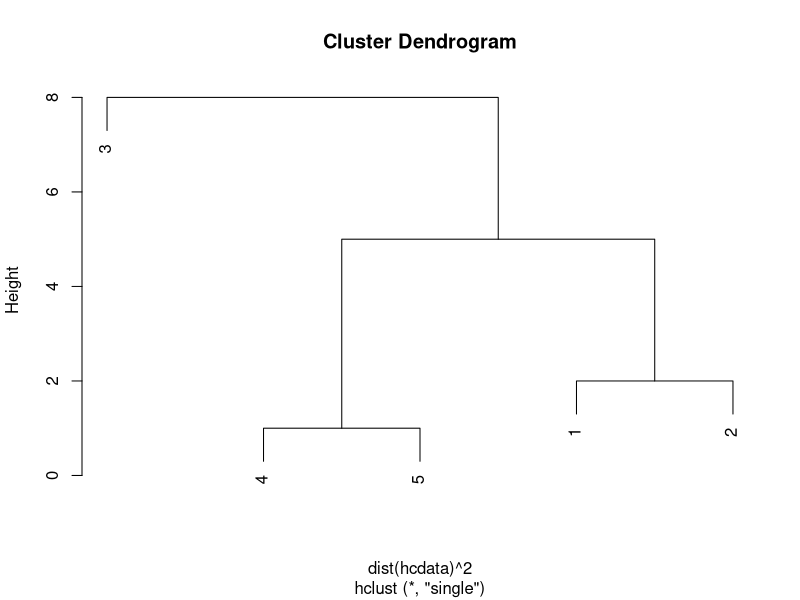
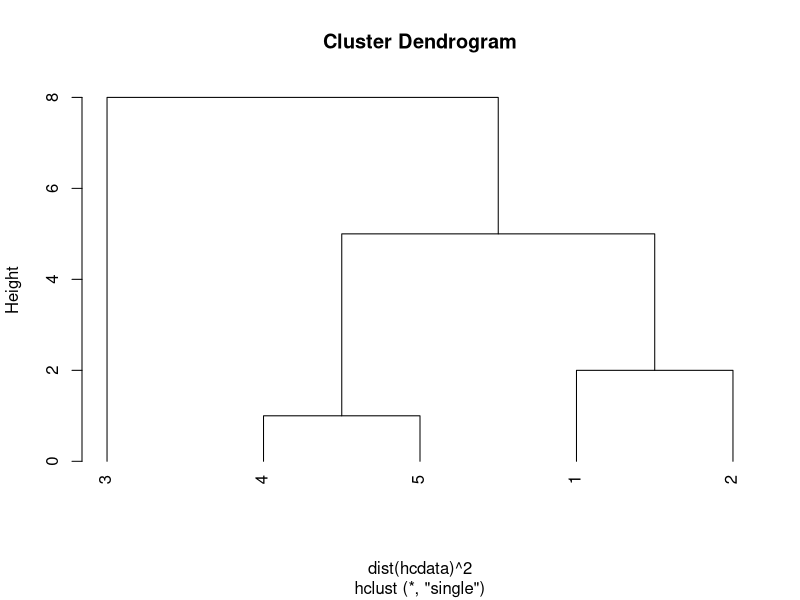
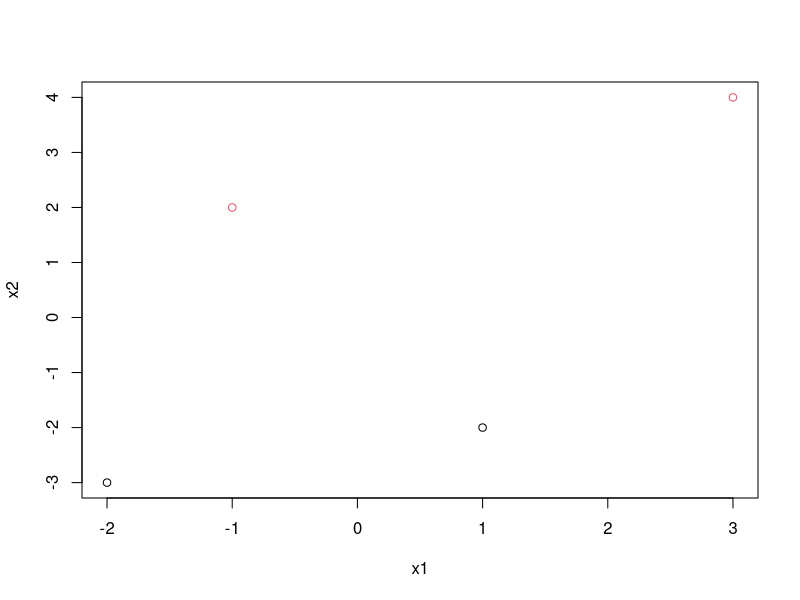
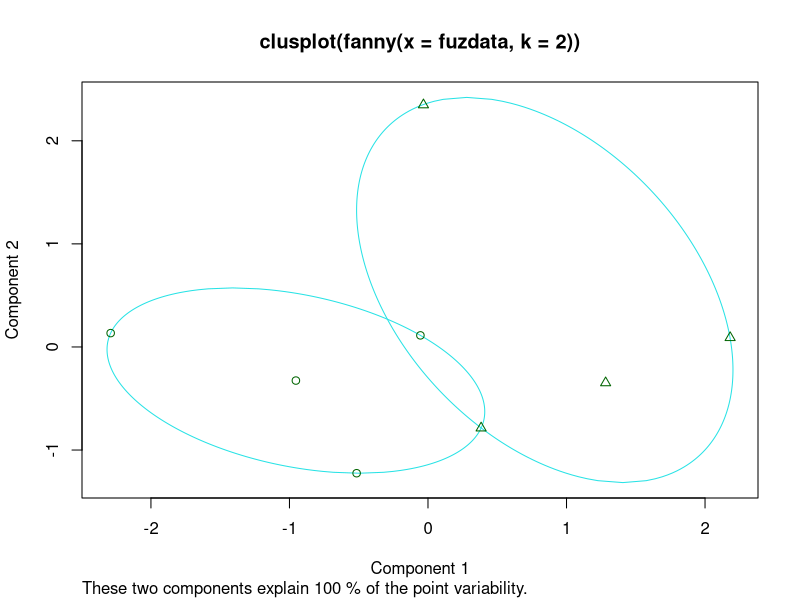
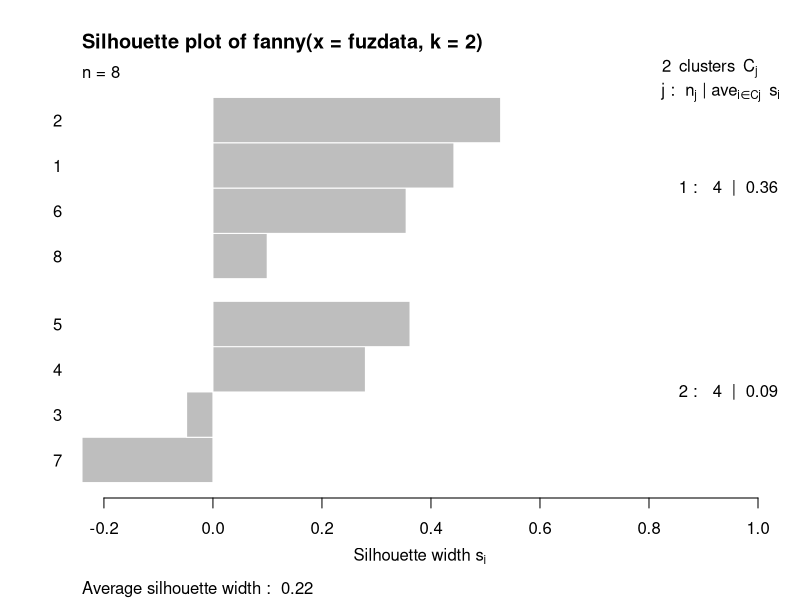
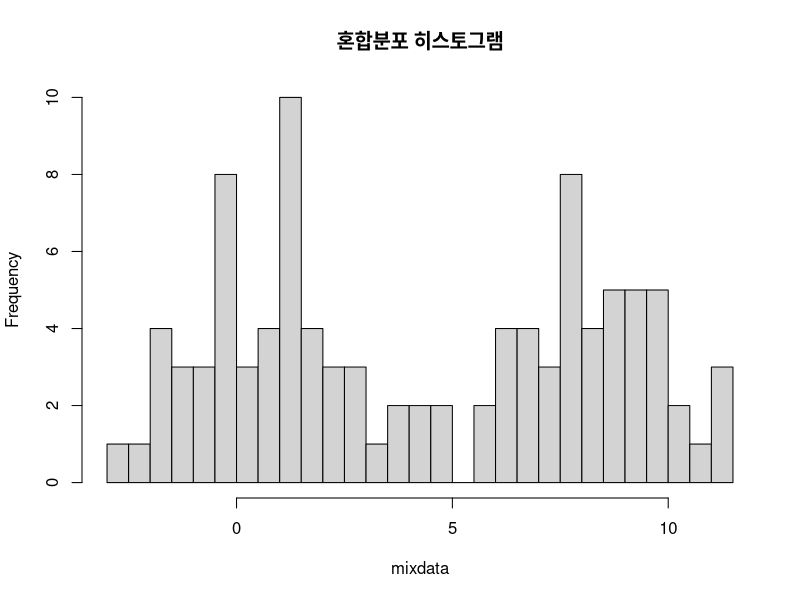

Recreate these plots in R, in order.
## ---- chunk 1
#계층적 군집모형
x1<-c(1,2,4,4,5)
x2<-c(5,4,6,3,3)
hcdata<-data.frame(x1,x2)
## ---- chunk 2
hcl<-hclust(dist(hcdata)^2, method='single')  
#최단연결법 single / 최장complete / 평균average/ / 중심centroid / 와드ward
hcl
## ---- chunk 3
plot(hcl)
plot(hcl, hang=-1)
## ---- chunk 4
library(graphics)
x1<-c(3,-1,-2,1)
x2<-c(4,2,-3,-2)
kmdata<-data.frame(x1,x2)
## ---- chunk 5
kcl<-kmeans(kmdata, 2)
plot(kmdata, col=kcl$cluster)
## ---- chunk 6
library('cluster')
x1<-c(1,2,4,4,5,2,3,3)
x2<-c(5,4,6,3,3,3,3,4)
fuzdata<-data.frame(x1,x2)
## ---- chunk 7
fcl<-fanny(fuzdata,2)
summary(fcl)
plot(fcl)
## ---- chunk 8
n1<-rnorm(50,0,2)
n2<-rnorm(50,8,2)
mixdata<-c(n1,n2)
hist(mixdata, breaks=20, main='혼합분포 히스토그램')
## ---- chunk 9
ntot=100  #전체 데이터수
theta1=-1 ; sigma1=2 #집단 1 초기값 : 평균 -1, 표준편차 2  
theta2=7 ; sigma2=2 #집단 2 초기값 : 평균 -7, 표준편차 2
iter=10 #알고리즘 반복횟수
theta1hat=0 #집단 1 평균 추정값 벡터
theta2hat=0 #집단 2 평균 추정값 벡터
## ---- chunk 10
for(j in 1:iter) {
  p1<-0
  p2<-0
  bayes1<-0
  bayes2<-0
  thetaiter1<-0
  thetaiter2<-0
  
  for(i in 1:ntot) {
    p1[i] <- (1-pnorm(mixdata[i], theta1, sigma1))
    p2[i] <- (pnorm(mixdata[i], theta2, sigma2))
    bayes1[i] <- 0.5*p1[i]/(0.5*p1[i]+0.5*p2[i])
    bayes2[i] <- 0.5*p2[i]/(0.5*p1[i]+0.5*p2[i])
  }
  theta1hat[j] <- sum(theta1) / sum(bayes1)
  theta2hat[j] <- sum(theta2) / sum(bayes2)
  theta1 <- theta1hat[j]
  theta2 <- theta2hat[j]
}
result<-cbind(theta1hat, theta2hat)
## ---- chunk 11
result
